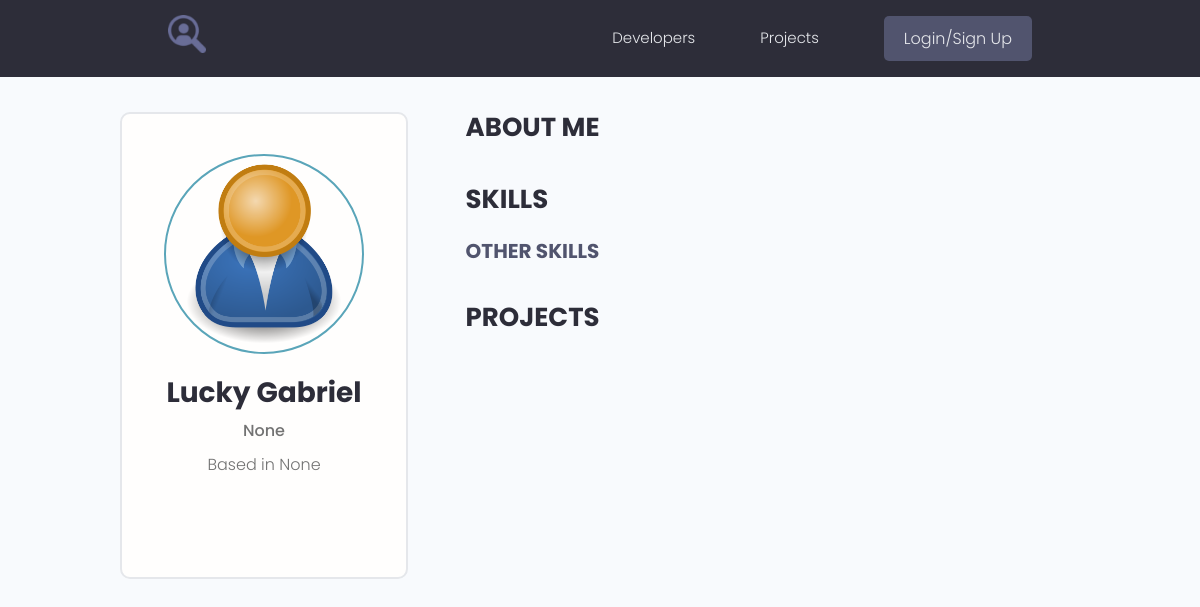
/profile/4cce18f2-8a0e-4968-8427-a43e58be53a2, run on an earlier commit of the app's database.
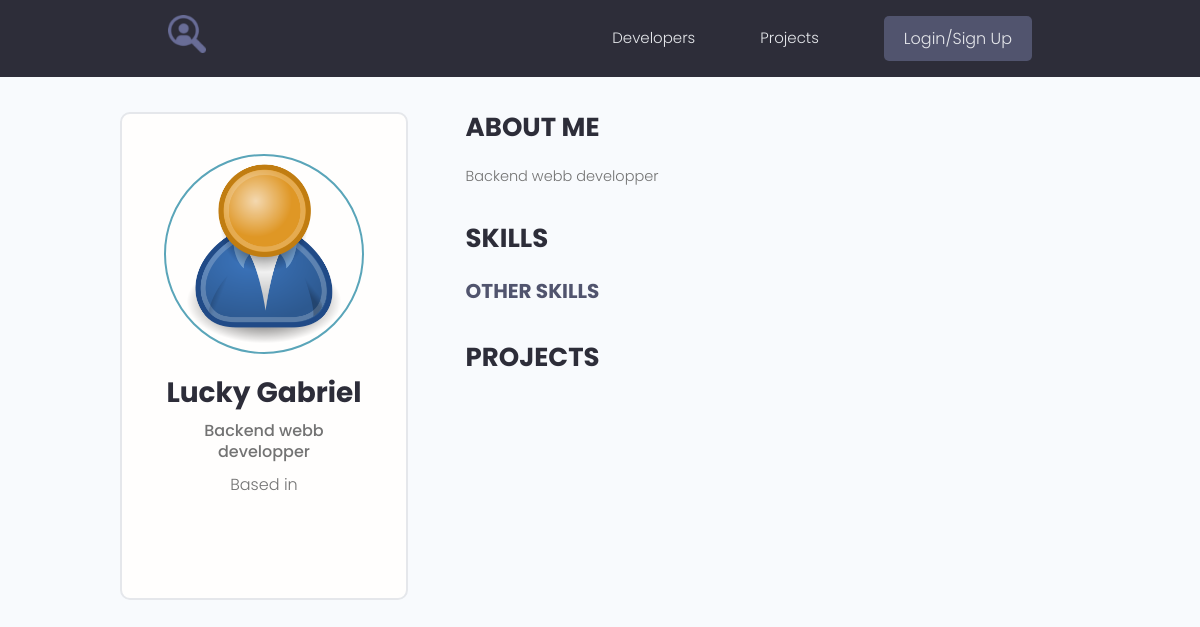
And on a later commit of the database.
### models/user.py (models this page shows, shortened)
class Profile(BaseModel, Base):
    __tablename__ = 'profiles'
    user_id = Column(String(60), ForeignKey('users.id'))
    user = relationship("User", back_populates="profile")
    username = Column(String(150), nullable=False, unique=True)
    email = Column(String(150), nullable=False)
    name = Column(String(150), nullable=False)
    bio = Column(Text, nullable=True)
    location = Column(String(150), nullable=True)
    headline = Column(String(250), nullable=True)
    profile_image_url = Column(String(2000), default='images/profiles/user-default.png')
    social_github = Column(String(200), nullable=True)
    social_linkdin = Column(String(200), nullable=True)
    social_youtube = Column(String(200), nullable=True)
    social_twitter = Column(String(200), nullable=True)
    skills = relationship("Skill", backref="profile",
                          cascade="all, delete, delete-orphan")
    comments = relationship("Comment", backref="profile", cascade="all, delete-orphan")
    rates = relationship("Rate", backref="profile", cascade="all, delete-orphan")

### webdynamic/views/users.py (the view)
@app_views.route('/profile/<profile_id>', methods=['GET'], strict_slashes=False)
def profile(profile_id):
    profile = storage.get(Profile, profile_id)
    skills = [skill for skill in profile.skills if skill.description ]
    otherSkills = [skill for skill in profile.skills if not skill.description]
    return render_template('profile.html', profile=profile, skills=skills, otherSkills=otherSkills)

### models/engine/dbManager.py (called while the page is built)
    def all(self, cls=None):
        new_dict = {}
        for clss in classes:
            if cls is None or cls is classes[clss] or cls is clss:
                objs = self.__session.query(classes[clss]).all()
                for obj in objs:
                    key = obj.__class__.__name__ + '.' + obj.id
                    new_dict[key] = obj
        return (new_dict)

    def get(self, cls, id):
        for obj in self.all(cls).values():
            if id == obj.id:
                return obj

### webdynamic/app.py (called while the page is built)
def linebreaksbr(value):
    return Markup(value.replace('\n', '<br>'))

@app.context_processor
def inject_user():
    return dict(current_user=current_user)

### webdynamic/templates/profile.html (shortened to what this page needs)
{% extends 'main.html' %}
{% block content %}
<main class="profile my-md">
    <div class="container">
      <div class="layout">
        <div class="column column--1of3">
          <div class="card text-center">
            <div class="card__body dev">
              <img class="avatar avatar--xl" src="{{url_for('static', filename=profile.profile_image_url)}}" />
              <h2 class="dev__name">{{ profile.name }}</h2>
              <p class="dev__title">{{profile.headline}}</p>
              <p class="dev__location">Based in {{profile.location}}</p>
            </div>
          </div>
        </div>
        <div class="column column--2of3">
            <div class="devInfo">
            <h3 class="devInfo__title">About Me</h3>
            {% if profile.bio %}
            <p class="devInfo__about">{{profile.bio | linebreaksbr}}</p>
            {% endif %}
          </div>
          <div class="devInfo">
            <h3 class="devInfo__title">Skills</h3>
            <div class="devInfo__skills">
              <h3 class="devInfo__subtitle">Other Skills</h3>
            </div>
          </div>
          <div class="devInfo">
            <h3 class="devInfo__title">Projects</h3>
          </div>
        </div>
      </div>
    </div>
  </main>
{% endblock %}

What changed in the data, as far as the page shows it:
changed Profile "Lucky Gabriel": headline "None" → "Backend webb developper"; bio (not shown) → "Backend webb developper"; location "None" → (not shown)
